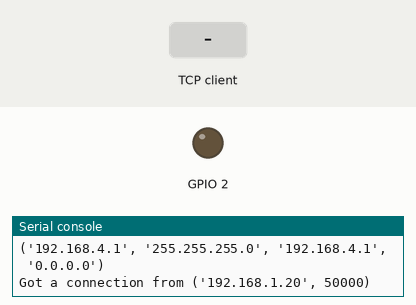
Bench run of a program on a simulated ESP32 board running MicroPython. Shown: output pins drawn as LEDs (lit = HIGH), the last lines printed to the serial console. The inputs (shaded band) are chosen by the test bench. The board's own WiFi access point starts at once; one TCP client connects 1 s after the port opens and stays connected.

Above: at 1.2 s.
1.3 s: the TCP client sends "1"
At 1.7 s:
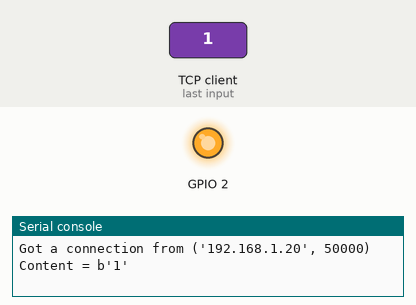
Timing chart, 0 to 4.3 s (numbered marks = the images above; inputs shaded):
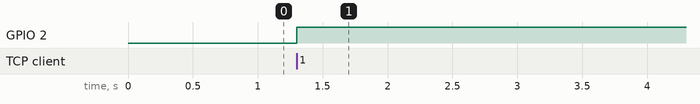

Measured:
- after the input at 1.3 s, GPIO 2: LOW → HIGH at once

The program:

APTest.py
```python
"""
Turns on a Wi-Fi AP for the ESP32

You can connect to this AP from a computer or mobile phone

Network Name: ESP_AP
Passcode: 123456789
You can change the passcode and network name by changing the password and ssid variables

When you run this code, it will persistenly enable the AP, meaning that it will still be
there even if you reboot. IT IS RECOMMENDED TO RUN 'APTerminator.py' ONCE YOU'RE DONE WITH
THE AP TO ENSURE THAT YOU DON'T GET HACKED!!

Once connected, navigate to the IP address printed in the console to get a web page
"""
try:
 import usocket as socket        #importing socket
except:
 import socket
import network            #importing network
import esp                 #importing ESP
from machine import Pin
esp.osdebug(None)
import gc
gc.collect()
ssid = 'ESP_AP'                  # Set access point name
password = '123456789'      # Set your access point password


ap = network.WLAN(network.AP_IF)
ap.active(True)            #activating
ap.config(ssid=ssid, hidden = False, key=password, security = 3) # security: 2: WPA, 3: WPA2

while ap.active() == False:
  pass

print('Connection is successful')
print(ap.ifconfig())

def web_page(): # Customize to your liking
  html = "thing"
  return html

s = socket.socket(socket.AF_INET, socket.SOCK_STREAM)   #creating socket object
s.bind(('', 80))
s.listen(5)

while True:
  conn, addr = s.accept()
  print('Got a connection from %s' % str(addr))
  request = conn.recv(1024)
  print('Content = %s' % str(request))
  Pin(2, Pin.OUT).value(1)
  response = web_page()
  conn.send(response)
  conn.close()
```
